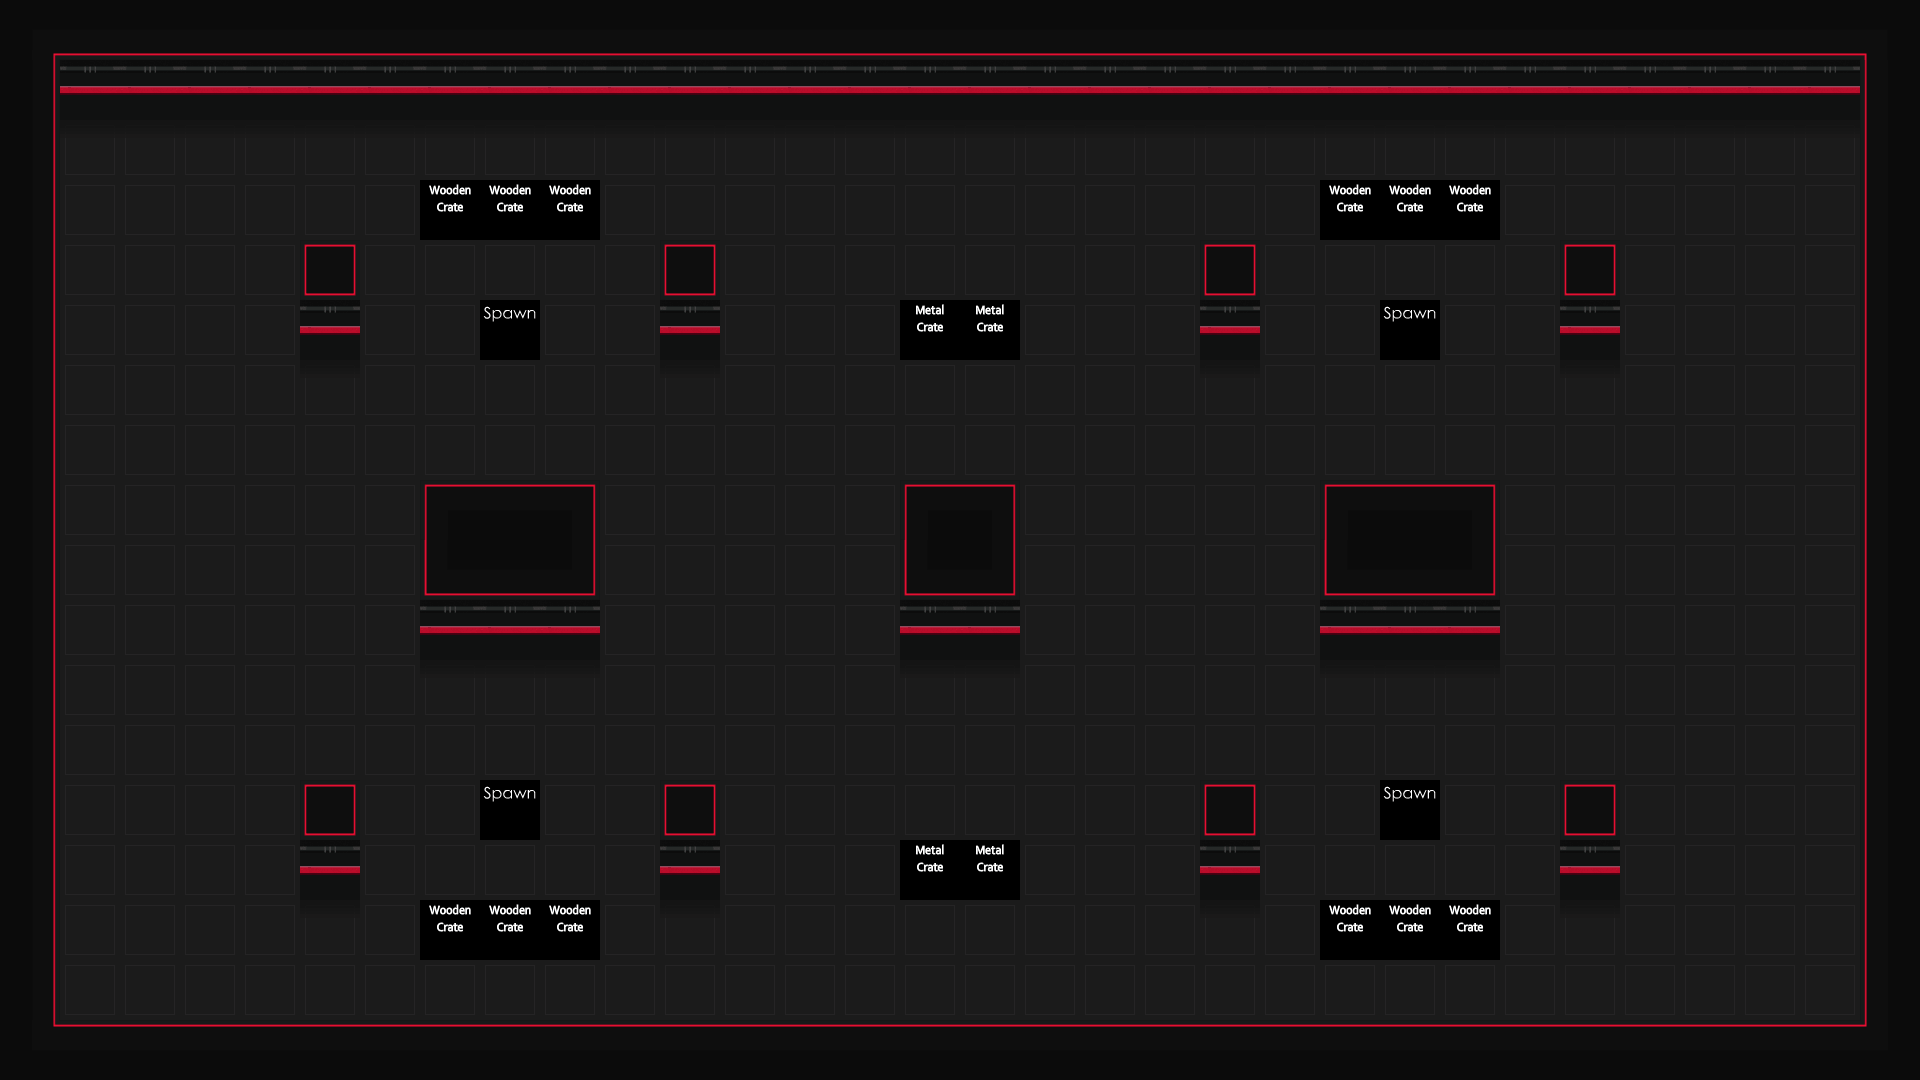

A level layout from a 2D game, rendered from its tile map. Below: a short description, then the map file with its tile-grid data intact:
An orthogonal 32x18 tile map with 60x60 px tiles, 3 tile layers (Water, Main, Meta).

<map version="1.0" orientation="orthogonal" width="32" height="18" tilewidth="60" tileheight="60">
 <tileset firstgid="1" name="ground" tilewidth="60" tileheight="60" spacing="2" margin="2">
  <image source="../img/map/Tilemap.png" width="374" height="2110" />
 </tileset>
 <layer name="Water" width="32" height="18">
  <data encoding="csv">
0,0,0,0,0,0,0,0,0,0,0,0,0,0,0,0,0,0,0,0,0,0,0,0,0,0,0,0,0,0,0,0,
0,0,0,0,0,0,0,0,0,0,0,0,0,0,0,0,0,0,0,0,0,0,0,0,0,0,0,0,0,0,0,0,
0,0,0,0,0,0,0,0,0,0,0,0,0,0,0,0,0,0,0,0,0,0,0,0,0,0,0,0,0,0,0,0,
0,0,0,0,0,0,0,0,0,0,0,0,0,0,0,0,0,0,0,0,0,0,0,0,0,0,0,0,0,0,0,0,
0,0,0,0,0,0,0,0,0,0,0,0,0,0,0,0,0,0,0,0,0,0,0,0,0,0,0,0,0,0,0,0,
0,0,0,0,0,0,0,0,0,0,0,0,0,0,0,0,0,0,0,0,0,0,0,0,0,0,0,0,0,0,0,0,
0,0,0,0,0,0,0,0,0,0,0,0,0,0,0,0,0,0,0,0,0,0,0,0,0,0,0,0,0,0,0,0,
0,0,0,0,0,0,0,0,0,0,0,0,0,0,0,0,0,0,0,0,0,0,0,0,0,0,0,0,0,0,0,0,
0,0,0,0,0,0,0,0,0,0,0,0,0,0,0,0,0,0,0,0,0,0,0,0,0,0,0,0,0,0,0,0,
0,0,0,0,0,0,0,0,0,0,0,0,0,0,0,0,0,0,0,0,0,0,0,0,0,0,0,0,0,0,0,0,
0,0,0,0,0,0,0,0,0,0,0,0,0,0,0,0,0,0,0,0,0,0,0,0,0,0,0,0,0,0,0,0,
0,0,0,0,0,0,0,0,0,0,0,0,0,0,0,0,0,0,0,0,0,0,0,0,0,0,0,0,0,0,0,0,
0,0,0,0,0,0,0,0,0,0,0,0,0,0,0,0,0,0,0,0,0,0,0,0,0,0,0,0,0,0,0,0,
0,0,0,0,0,0,0,0,0,0,0,0,0,0,0,0,0,0,0,0,0,0,0,0,0,0,0,0,0,0,0,0,
0,0,0,0,0,0,0,0,0,0,0,0,0,0,0,0,0,0,0,0,0,0,0,0,0,0,0,0,0,0,0,0,
0,0,0,0,0,0,0,0,0,0,0,0,0,0,0,0,0,0,0,0,0,0,0,0,0,0,0,0,0,0,0,0,
0,0,0,0,0,0,0,0,0,0,0,0,0,0,0,0,0,0,0,0,0,0,0,0,0,0,0,0,0,0,0,0,
0,0,0,0,0,0,0,0,0,0,0,0,0,0,0,0,0,0,0,0,0,0,0,0,0,0,0,0,0,0,0,0
</data>
 </layer>
 <layer name="Main" width="32" height="18">
  <data encoding="csv">
113,95,95,95,95,95,95,95,95,95,95,95,95,95,95,95,95,95,95,95,95,95,95,95,95,95,95,95,95,95,95,112,
97,50,50,50,50,50,50,50,50,50,50,50,50,50,50,50,50,50,50,50,50,50,50,50,50,50,50,50,50,50,50,96,
97,167,167,167,167,167,167,167,167,167,167,167,167,167,167,167,167,167,167,167,167,167,167,167,167,167,167,167,167,167,167,96,
97,159,159,159,159,159,159,159,159,159,159,159,159,159,159,159,159,159,159,159,159,159,159,159,159,159,159,159,159,159,159,96,
97,159,159,159,159,123,159,159,159,159,159,123,159,159,159,159,159,159,159,159,123,159,159,159,159,159,123,159,159,159,159,96,
97,159,159,159,159,50,159,159,159,159,159,50,159,159,159,159,159,159,159,159,50,159,159,159,159,159,50,159,159,159,159,96,
97,159,159,159,159,167,159,159,159,159,159,167,159,159,159,159,159,159,159,159,167,159,159,159,159,159,167,159,159,159,159,96,
97,159,159,159,159,159,159,159,159,159,159,159,159,159,159,159,159,159,159,159,159,159,159,159,159,159,159,159,159,159,159,96,
97,159,159,159,159,159,159,101,98,103,159,159,159,159,159,101,103,159,159,159,159,159,101,98,103,159,159,159,159,159,159,96,
97,159,159,159,159,159,159,99,95,100,159,159,159,159,159,99,100,159,159,159,159,159,99,95,100,159,159,159,159,159,159,96,
97,159,159,159,159,159,159,50,50,50,159,159,159,159,159,50,50,159,159,159,159,159,50,50,50,159,159,159,159,159,159,96,
97,159,159,159,159,159,159,167,167,167,159,159,159,159,159,167,167,159,159,159,159,159,167,167,167,159,159,159,159,159,159,96,
97,159,159,159,159,159,159,159,159,159,159,159,159,159,159,159,159,159,159,159,159,159,159,159,159,159,159,159,159,159,159,96,
97,159,159,159,159,123,159,159,159,159,159,123,159,159,159,159,159,159,159,159,123,159,159,159,159,159,123,159,159,159,159,96,
97,159,159,159,159,50,159,159,159,159,159,50,159,159,159,159,159,159,159,159,50,159,159,159,159,159,50,159,159,159,159,96,
97,159,159,159,159,167,159,159,159,159,159,167,159,159,159,159,159,159,159,159,167,159,159,159,159,159,167,159,159,159,159,96,
97,159,159,159,159,159,159,159,159,159,159,159,159,159,159,159,159,159,159,159,159,159,159,159,159,159,159,159,159,159,159,96,
115,98,98,98,98,98,98,98,98,98,98,98,98,98,98,98,98,98,98,98,98,98,98,98,98,98,98,98,98,98,98,114
</data>
 </layer>
 <layer name="Meta" width="32" height="18">
  <data encoding="csv">
0,0,0,0,0,0,0,0,0,0,0,0,0,0,0,0,0,0,0,0,0,0,0,0,0,0,0,0,0,0,0,0,
0,0,0,0,0,0,0,0,0,0,0,0,0,0,0,0,0,0,0,0,0,0,0,0,0,0,0,0,0,0,0,0,
0,0,0,0,0,0,0,0,0,0,0,0,0,0,0,0,0,0,0,0,0,0,0,0,0,0,0,0,0,0,0,0,
0,0,0,0,0,0,0,160,160,160,0,0,0,0,0,0,0,0,0,0,0,0,160,160,160,0,0,0,0,0,0,0,
0,0,0,0,0,0,0,0,0,0,0,0,0,0,0,0,0,0,0,0,0,0,0,0,0,0,0,0,0,0,0,0,
0,0,0,0,0,0,0,0,157,0,0,0,0,0,0,161,161,0,0,0,0,0,0,157,0,0,0,0,0,0,0,0,
0,0,0,0,0,0,0,0,0,0,0,0,0,0,0,0,0,0,0,0,0,0,0,0,0,0,0,0,0,0,0,0,
0,0,0,0,0,0,0,0,0,0,0,0,0,0,0,0,0,0,0,0,0,0,0,0,0,0,0,0,0,0,0,0,
0,0,0,0,0,0,0,0,0,0,0,0,0,0,0,0,0,0,0,0,0,0,0,0,0,0,0,0,0,0,0,0,
0,0,0,0,0,0,0,0,0,0,0,0,0,0,0,0,0,0,0,0,0,0,0,0,0,0,0,0,0,0,0,0,
0,0,0,0,0,0,0,0,0,0,0,0,0,0,0,0,0,0,0,0,0,0,0,0,0,0,0,0,0,0,0,0,
0,0,0,0,0,0,0,0,0,0,0,0,0,0,0,0,0,0,0,0,0,0,0,0,0,0,0,0,0,0,0,0,
0,0,0,0,0,0,0,0,0,0,0,0,0,0,0,0,0,0,0,0,0,0,0,0,0,0,0,0,0,0,0,0,
0,0,0,0,0,0,0,0,157,0,0,0,0,0,0,0,0,0,0,0,0,0,0,157,0,0,0,0,0,0,0,0,
0,0,0,0,0,0,0,0,0,0,0,0,0,0,0,161,161,0,0,0,0,0,0,0,0,0,0,0,0,0,0,0,
0,0,0,0,0,0,0,160,160,160,0,0,0,0,0,0,0,0,0,0,0,0,160,160,160,0,0,0,0,0,0,0,
0,0,0,0,0,0,0,0,0,0,0,0,0,0,0,0,0,0,0,0,0,0,0,0,0,0,0,0,0,0,0,0,
0,0,0,0,0,0,0,0,0,0,0,0,0,0,0,0,0,0,0,0,0,0,0,0,0,0,0,0,0,0,0,0
</data>
 </layer>
</map>
